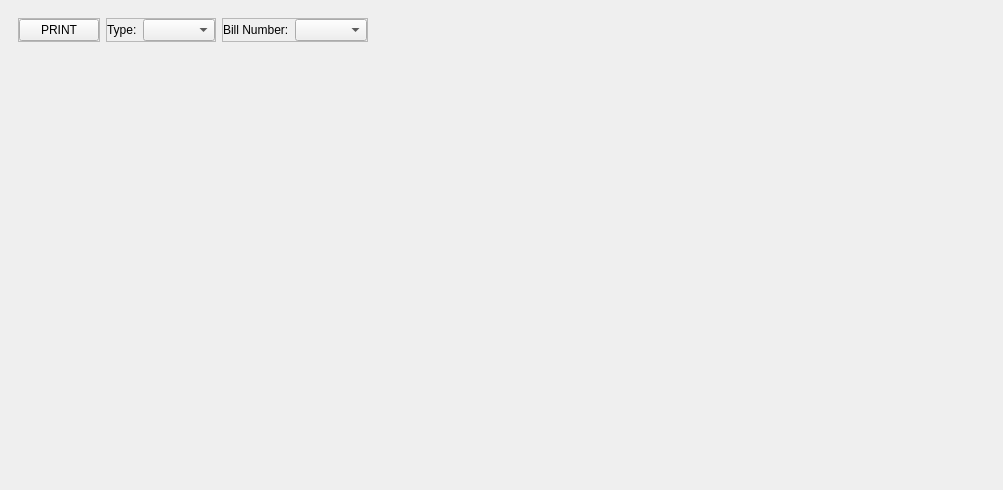
                       <widget class="QWidget" name="scrollAreaWidgetContents_2">
                        <property name="geometry">
                         <rect>
                          <x>0</x>
                          <y>0</y>
                          <width>1003</width>
                          <height>490</height>
                         </rect>
                        </property>
                        <layout class="QVBoxLayout" name="verticalLayout_62">
                         <property name="leftMargin">
                          <number>0</number>
                         </property>
                         <property name="topMargin">
                          <number>0</number>
                         </property>
                         <property name="rightMargin">
                          <number>0</number>
                         </property>
                         <property name="bottomMargin">
                          <number>0</number>
                         </property>
                         <item alignment="Qt::AlignTop">
                          <widget class="QWidget" name="widget_5" native="true">
                           <layout class="QVBoxLayout" name="verticalLayout_63">
                            <property name="leftMargin">
                             <number>0</number>
                            </property>
                            <property name="topMargin">
                             <number>0</number>
                            </property>
                            <property name="rightMargin">
                             <number>0</number>
                            </property>
                            <property name="bottomMargin">
                             <number>0</number>
                            </property>
                            <item>
                             <widget class="QWidget" name="wrapPrintFunction" native="true">
                              <layout class="QVBoxLayout" name="verticalLayout_66">
                               <item alignment="Qt::AlignLeft">
                                <widget class="QWidget" name="widget_33" native="true">
                                 <layout class="QHBoxLayout" name="horizontalLayout_22">
                                  <item>
                                   <widget class="QFrame" name="frame_36">
                                    <property name="frameShape">
                                     <enum>QFrame::StyledPanel</enum>
                                    </property>
                                    <property name="frameShadow">
                                     <enum>QFrame::Raised</enum>
                                    </property>
                                    <layout class="QVBoxLayout" name="verticalLayout_67">
                                     <property name="leftMargin">
                                      <number>0</number>
                                     </property>
                                     <property name="topMargin">
                                      <number>0</number>
                                     </property>
                                     <property name="rightMargin">
                                      <number>0</number>
                                     </property>
                                     <property name="bottomMargin">
                                      <number>0</number>
                                     </property>
                                     <item>
                                      <widget class="QPushButton" name="pushButton">
                                       <property name="text">
                                        <string>PRINT</string>
                                       </property>
                                      </widget>
                                     </item>
                                    </layout>
                                   </widget>
                                  </item>
                                  <item>
                                   <widget class="QFrame" name="frame_37">
                                    <property name="frameShape">
                                     <enum>QFrame::StyledPanel</enum>
                                    </property>
                                    <property name="frameShadow">
                                     <enum>QFrame::Raised</enum>
                                    </property>
                                    <layout class="QHBoxLayout" name="horizontalLayout_23">
                                     <property name="leftMargin">
                                      <number>0</number>
                                     </property>
                                     <property name="topMargin">
                                      <number>0</number>
                                     </property>
                                     <property name="rightMargin">
                                      <number>0</number>
                                     </property>
                                     <property name="bottomMargin">
                                      <number>0</number>
                                     </property>
                                     <item>
                                      <widget class="QLabel" name="label_19">
                                       <property name="text">
                                        <string>Type:</string>
                                       </property>
                                      </widget>
                                     </item>
                                     <item>
                                      <widget class="QComboBox" name="comboBox_3"/>
                                     </item>
                                    </layout>
                                   </widget>
                                  </item>
                                  <item>
                                   <widget class="QFrame" name="frame_38">
                                    <property name="frameShape">
                                     <enum>QFrame::StyledPanel</enum>
                                    </property>
                                    <property name="frameShadow">
                                     <enum>QFrame::Raised</enum>
                                    </property>
                                    <layout class="QHBoxLayout" name="horizontalLayout_24">
                                     <property name="leftMargin">
                                      <number>0</number>
                                     </property>
                                     <property name="topMargin">
                                      <number>0</number>
                                     </property>
                                     <property name="rightMargin">
                                      <number>0</number>
                                     </property>
                                     <property name="bottomMargin">
                                      <number>0</number>
                                     </property>
                                     <item>
                                      <widget class="QLabel" name="label_20">
                                       <property name="text">
                                        <string>Bill Number:</string>
                                       </property>
                                      </widget>
                                     </item>
                                     <item>
                                      <widget class="QComboBox" name="comboBox_4"/>
                                     </item>
                                    </layout>
                                   </widget>
                                  </item>
                                 </layout>
                                </widget>
                               </item>
                              </layout>
                             </widget>
                            </item>
                            <item>
                             <widget class="QWidget" name="wrapPreviewBill" native="true">
                              <property name="minimumSize">
                               <size>
                                <width>0</width>
                                <height>300</height>
                               </size>
                              </property>
                             </widget>
                            </item>
                           </layout>
                          </widget>
                         </item>
                        </layout>
                       </widget>
